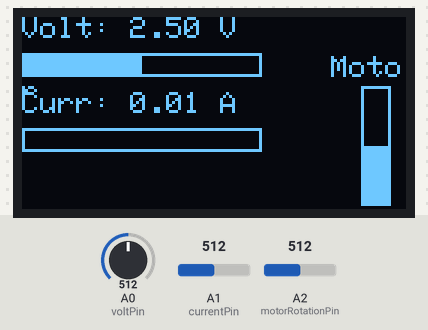
The sketch below on a simulated Arduino Uno, built with avr-gcc and run on an emulated ATmega328P. Parts: 128×64 one-colour display. The inputs (shaded band) are chosen by the test bench; at power-on: A0 (voltPin) = 512, A1 (currentPin) = 512, A2 (motorRotationPin) = 512. What the sketch prints to the serial monitor is not drawn.

Above: at 3.2 s.
3.3 s: A0 (voltPin) set to 306
At 4.5 s:
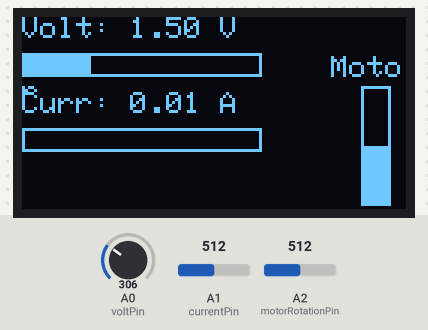
4.9 s: A0 (voltPin) set to 0
At 6.2 s:
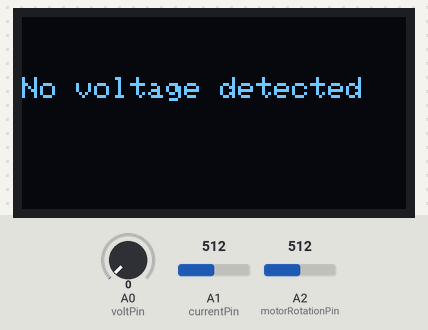
6.5 s: A0 (voltPin) set to 122
At 7.5 s:
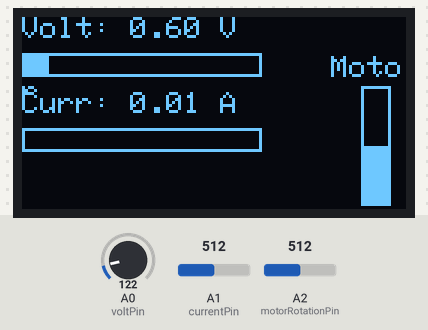
8.0 s: A1 (currentPin) set to 716
At 9.3 s:
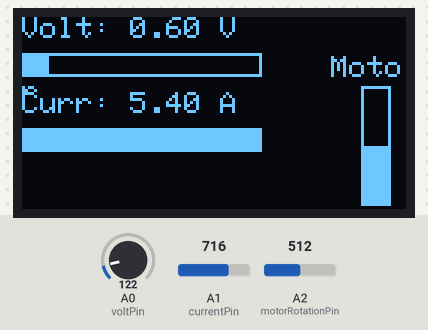
9.6 s: A2 (motorRotationPin) set to 716
At 10.4 s:
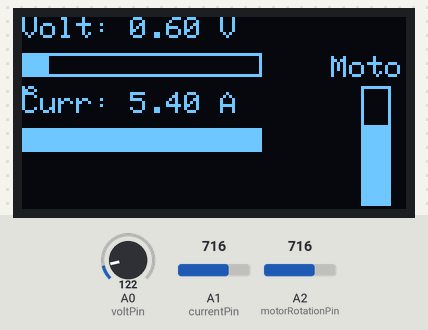
11.2 s: A1 (currentPin) set to 900
At 12.5 s:
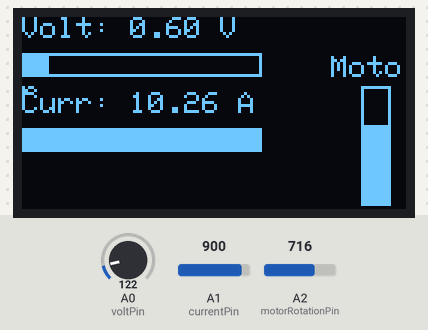
Timing chart, 0 to 13.8 s (numbered marks = the images above; inputs shaded):
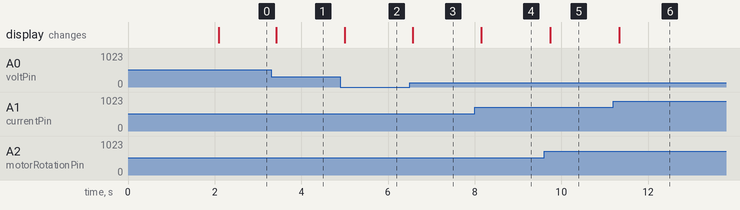

The sketch:

read_voltage_fan.ino
```cpp
/*

Read voltage & ampere by fan motor

1. Wire connection between OLED & Mega 2560
OLED Display (I2C) – SSD1306
OLED Pin	Arduino Pin
VCC	5V
GND	GND
SDA	A4 (UNO) / 20 (Mega)
SCL	A5 (UNO) / 21 (Mega)

2. ACS712 Current Sensor & Mega 2560
ACS712 Pin	Arduino Pin
VCC	5V
GND	GND
OUT	A1

3. OLED and Mega 2560
 Wiring: I2C OLED
OLED Pin	Arduino Uno / Mega
VCC	5V
GND	GND
SDA	A4 (Uno) / 20 (Mega)
SCL	A5 (Uno) / 21 (Mega)

The wire connection can be flxeible UNO/nano/Mega 2560

*/

#include <Wire.h>
#include <Adafruit_GFX.h>
#include <Adafruit_SSD1306.h>

// OLED setup (128x64 I2C)
#define SCREEN_WIDTH 128
#define SCREEN_HEIGHT 64
#define OLED_RESET    -1
Adafruit_SSD1306 display(SCREEN_WIDTH, SCREEN_HEIGHT, &Wire, OLED_RESET);

// Analog pins
const int voltPin = A0;
const int currentPin = A1;
const int motorRotationPin = A2;  // Analog input for motor rotation sensor

// ACS712 (5A) parameters
const float VCC = 5.0;
const float ZERO_CURRENT_VOLTAGE = 2.5;
const float SENSITIVITY = 0.185;

// Max measurable values for scaling bars
const float MAX_VOLTAGE = 5.0;  // Max voltage expected for bar scale
const float MAX_CURRENT = 5.0;  // Max current expected for bar scale
const float MAX_ROTATION = 1023.0; // Max analog reading for motor rotation

// Bar dimensions
const int BAR_WIDTH = 80;
const int BAR_HEIGHT = 8;
const int VERT_BAR_HEIGHT = 40;

void setup() {
  Serial.begin(9600);

  if(!display.begin(SSD1306_SWITCHCAPVCC, 0x3C)) {
    Serial.println(F("SSD1306 allocation failed"));
    for(;;);
  }

  display.clearDisplay();
  display.setTextSize(1);
  display.setTextColor(SSD1306_WHITE);
  display.setCursor(0, 20);
  display.println("Initializing");
  display.setCursor(0, 35);
  display.println("Sensors...");
  display.display();

  delay(2000);
  display.clearDisplay();
}

void loop() {
  int rawVoltage = analogRead(voltPin);
  int rawCurrent = analogRead(currentPin);
  int rawRotation = analogRead(motorRotationPin);  // motor rotation reading

  float voltage = (rawVoltage * VCC) / 1023.0;
  float currentVoltage = (rawCurrent * VCC) / 1023.0;
  float current = (currentVoltage - ZERO_CURRENT_VOLTAGE) / SENSITIVITY;

  Serial.print("Voltage: ");
  Serial.print(voltage, 2);
  Serial.print(" V | Current: ");
  Serial.print(current, 2);
  Serial.print(" A | Motor Rotation (raw): ");
  Serial.println(rawRotation);

  display.clearDisplay();
  display.setTextColor(SSD1306_WHITE);

  if (voltage > 0) {
    display.setTextSize(1);
    display.setCursor(0, 0);
    display.print("Volt: ");
    display.print(voltage, 2);
    display.println(" V");

    // Draw voltage bar (width max BAR_WIDTH px, height BAR_HEIGHT px)
    int voltBarWidth = (int)((voltage / MAX_VOLTAGE) * BAR_WIDTH);
    display.fillRect(0, 12, voltBarWidth, BAR_HEIGHT, SSD1306_WHITE);
    display.drawRect(0, 12, BAR_WIDTH, BAR_HEIGHT, SSD1306_WHITE);  // Bar outline

    display.setCursor(0, 25);
    display.print("Curr: ");
    display.print(current, 2);
    display.println(" A");

    // Draw current bar (width max BAR_WIDTH px, height BAR_HEIGHT px)
    int currBarWidth = (int)((current / MAX_CURRENT) * BAR_WIDTH);
    if(currBarWidth < 0) currBarWidth = 0;
    if(currBarWidth > BAR_WIDTH) currBarWidth = BAR_WIDTH;
    display.fillRect(0, 37, currBarWidth, BAR_HEIGHT, SSD1306_WHITE);
    display.drawRect(0, 37, BAR_WIDTH, BAR_HEIGHT, SSD1306_WHITE);  // Bar outline

    // Motor rotation vertical bar on right side (rightmost 15 px)
    int rotationBarHeight = (int)((rawRotation / MAX_ROTATION) * VERT_BAR_HEIGHT);
    if(rotationBarHeight > VERT_BAR_HEIGHT) rotationBarHeight = VERT_BAR_HEIGHT;

    int xPos = SCREEN_WIDTH - 15;  // 15 pixels from right edge
    int yBase = 63;  // bottom of the display

    // Draw outline for vertical bar
    display.drawRect(xPos, yBase - VERT_BAR_HEIGHT, 10, VERT_BAR_HEIGHT, SSD1306_WHITE);

    // Draw filled part of vertical bar (from bottom up)
    display.fillRect(xPos + 1, yBase - rotationBarHeight, 8, rotationBarHeight, SSD1306_WHITE);

    // Label for motor rotation
    display.setCursor(xPos - 10, yBase - VERT_BAR_HEIGHT - 10);
    display.setTextSize(1);
    display.print("Motor");
  } else {
    display.setTextSize(1);
    display.setCursor(0, 20);
    display.println("No voltage detected");
  }

  display.display();
  delay(100);
} 
```

Measured:
- after the input at 3.3 s, the display: changes after 0.12 s (image 1)
- after the input at 4.9 s, the display: changes after 0.10 s (image 2)
- after the input at 6.5 s, the display: changes after 0.07 s (image 3)
- after the input at 8.0 s, the display: changes after 0.16 s (image 4)
- after the input at 9.6 s, the display: changes after 0.15 s (image 5)
- after the input at 11.2 s, the display: changes after 0.14 s (image 6)
